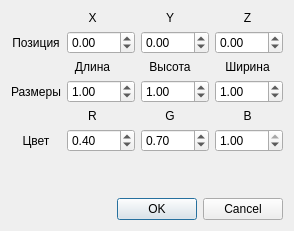
<?xml version="1.0" encoding="UTF-8"?>
<ui version="4.0">
 <class>AddBoxDialog</class>
 <widget class="QDialog" name="AddBoxDialog">
  <property name="geometry">
   <rect>
    <x>0</x>
    <y>0</y>
    <width>270</width>
    <height>194</height>
   </rect>
  </property>
  <property name="sizePolicy">
   <sizepolicy hsizetype="Minimum" vsizetype="Maximum">
    <horstretch>0</horstretch>
    <verstretch>0</verstretch>
   </sizepolicy>
  </property>
  <property name="maximumSize">
   <size>
    <width>270</width>
    <height>194</height>
   </size>
  </property>
  <property name="windowTitle">
   <string>Dialog</string>
  </property>
  <layout class="QVBoxLayout" name="verticalLayout_2">
   <property name="sizeConstraint">
    <enum>QLayout::SetFixedSize</enum>
   </property>
   <item>
    <layout class="QHBoxLayout" name="horizontalLayout">
     <property name="sizeConstraint">
      <enum>QLayout::SetMaximumSize</enum>
     </property>
     <item>
      <widget class="QLabel" name="label_9">
       <property name="sizePolicy">
        <sizepolicy hsizetype="Fixed" vsizetype="Fixed">
         <horstretch>0</horstretch>
         <verstretch>0</verstretch>
        </sizepolicy>
       </property>
       <property name="minimumSize">
        <size>
         <width>40</width>
         <height>0</height>
        </size>
       </property>
       <property name="text">
        <string/>
       </property>
      </widget>
     </item>
     <item>
      <widget class="QLabel" name="label_4">
       <property name="text">
        <string>X</string>
       </property>
       <property name="alignment">
        <set>Qt::AlignCenter</set>
       </property>
      </widget>
     </item>
     <item>
      <widget class="QLabel" name="label_3">
       <property name="text">
        <string>Y</string>
       </property>
       <property name="alignment">
        <set>Qt::AlignCenter</set>
       </property>
      </widget>
     </item>
     <item>
      <widget class="QLabel" name="label">
       <property name="text">
        <string>Z</string>
       </property>
       <property name="alignment">
        <set>Qt::AlignCenter</set>
       </property>
      </widget>
     </item>
    </layout>
   </item>
   <item>
    <layout class="QHBoxLayout" name="horizontalLayout_4">
     <property name="sizeConstraint">
      <enum>QLayout::SetMaximumSize</enum>
     </property>
     <item>
      <widget class="QLabel" name="label_7">
       <property name="text">
        <string>Позиция</string>
       </property>
       <property name="alignment">
        <set>Qt::AlignCenter</set>
       </property>
      </widget>
     </item>
     <item>
      <widget class="QDoubleSpinBox" name="x_SpinBox">
       <property name="minimum">
        <double>-100.000000000000000</double>
       </property>
       <property name="singleStep">
        <double>0.100000000000000</double>
       </property>
      </widget>
     </item>
     <item>
      <widget class="QDoubleSpinBox" name="y_SpinBox">
       <property name="minimum">
        <double>-100.000000000000000</double>
       </property>
       <property name="singleStep">
        <double>0.100000000000000</double>
       </property>
      </widget>
     </item>
     <item>
      <widget class="QDoubleSpinBox" name="z_SpinBox">
       <property name="minimum">
        <double>-100.000000000000000</double>
       </property>
       <property name="singleStep">
        <double>0.100000000000000</double>
       </property>
      </widget>
     </item>
    </layout>
   </item>
   <item>
    <layout class="QHBoxLayout" name="horizontalLayout_2">
     <property name="sizeConstraint">
      <enum>QLayout::SetMaximumSize</enum>
     </property>
     <item>
      <widget class="QLabel" name="label_10">
       <property name="sizePolicy">
        <sizepolicy hsizetype="Fixed" vsizetype="Fixed">
         <horstretch>0</horstretch>
         <verstretch>0</verstretch>
        </sizepolicy>
       </property>
       <property name="minimumSize">
        <size>
         <width>40</width>
         <height>0</height>
        </size>
       </property>
       <property name="text">
        <string/>
       </property>
      </widget>
     </item>
     <item>
      <widget class="QLabel" name="label_2">
       <property name="text">
        <string>Длина</string>
       </property>
       <property name="alignment">
        <set>Qt::AlignCenter</set>
       </property>
      </widget>
     </item>
     <item>
      <widget class="QLabel" name="label_5">
       <property name="text">
        <string>Высота</string>
       </property>
       <property name="alignment">
        <set>Qt::AlignCenter</set>
       </property>
      </widget>
     </item>
     <item>
      <widget class="QLabel" name="label_6">
       <property name="text">
        <string>Ширина</string>
       </property>
       <property name="alignment">
        <set>Qt::AlignCenter</set>
       </property>
      </widget>
     </item>
    </layout>
   </item>
   <item>
    <layout class="QHBoxLayout" name="horizontalLayout_3">
     <property name="sizeConstraint">
      <enum>QLayout::SetMaximumSize</enum>
     </property>
     <item>
      <widget class="QLabel" name="label_8">
       <property name="text">
        <string>Размеры</string>
       </property>
       <property name="alignment">
        <set>Qt::AlignCenter</set>
       </property>
      </widget>
     </item>
     <item>
      <widget class="QDoubleSpinBox" name="l_SpinBox">
       <property name="minimum">
        <double>-100.000000000000000</double>
       </property>
       <property name="singleStep">
        <double>0.100000000000000</double>
       </property>
       <property name="value">
        <double>1.000000000000000</double>
       </property>
      </widget>
     </item>
     <item>
      <widget class="QDoubleSpinBox" name="h_SpinBox">
       <property name="minimum">
        <double>-100.000000000000000</double>
       </property>
       <property name="singleStep">
        <double>0.100000000000000</double>
       </property>
       <property name="value">
        <double>1.000000000000000</double>
       </property>
      </widget>
     </item>
     <item>
      <widget class="QDoubleSpinBox" name="w_SpinBox">
       <property name="minimum">
        <double>-100.000000000000000</double>
       </property>
       <property name="singleStep">
        <double>0.100000000000000</double>
       </property>
       <property name="value">
        <double>1.000000000000000</double>
       </property>
      </widget>
     </item>
    </layout>
   </item>
   <item>
    <layout class="QHBoxLayout" name="horizontalLayout_5">
     <property name="sizeConstraint">
      <enum>QLayout::SetMaximumSize</enum>
     </property>
     <item>
      <widget class="QLabel" name="label_14">
       <property name="sizePolicy">
        <sizepolicy hsizetype="Fixed" vsizetype="Preferred">
         <horstretch>0</horstretch>
         <verstretch>0</verstretch>
        </sizepolicy>
       </property>
       <property name="minimumSize">
        <size>
         <width>40</width>
         <height>0</height>
        </size>
       </property>
       <property name="text">
        <string/>
       </property>
      </widget>
     </item>
     <item>
      <widget class="QLabel" name="label_13">
       <property name="text">
        <string>R</string>
       </property>
       <property name="alignment">
        <set>Qt::AlignCenter</set>
       </property>
      </widget>
     </item>
     <item>
      <widget class="QLabel" name="label_12">
       <property name="text">
        <string>G</string>
       </property>
       <property name="alignment">
        <set>Qt::AlignCenter</set>
       </property>
      </widget>
     </item>
     <item>
      <widget class="QLabel" name="label_11">
       <property name="text">
        <string>B</string>
       </property>
       <property name="alignment">
        <set>Qt::AlignCenter</set>
       </property>
      </widget>
     </item>
    </layout>
   </item>
   <item>
    <layout class="QHBoxLayout" name="horizontalLayout_6">
     <property name="sizeConstraint">
      <enum>QLayout::SetMaximumSize</enum>
     </property>
     <item>
      <widget class="QLabel" name="label_15">
       <property name="text">
        <string>Цвет</string>
       </property>
       <property name="alignment">
        <set>Qt::AlignCenter</set>
       </property>
      </widget>
     </item>
     <item>
      <widget class="QDoubleSpinBox" name="R_SpinBox">
       <property name="minimum">
        <double>-100.000000000000000</double>
       </property>
       <property name="maximum">
        <double>1.000000000000000</double>
       </property>
       <property name="singleStep">
        <double>0.010000000000000</double>
       </property>
       <property name="value">
        <double>0.400000000000000</double>
       </property>
      </widget>
     </item>
     <item>
      <widget class="QDoubleSpinBox" name="G_SpinBox">
       <property name="minimum">
        <double>-100.000000000000000</double>
       </property>
       <property name="maximum">
        <double>1.000000000000000</double>
       </property>
       <property name="singleStep">
        <double>0.010000000000000</double>
       </property>
       <property name="value">
        <double>0.700000000000000</double>
       </property>
      </widget>
     </item>
     <item>
      <widget class="QDoubleSpinBox" name="B_SpinBox">
       <property name="minimum">
        <double>-100.000000000000000</double>
       </property>
       <property name="maximum">
        <double>1.000000000000000</double>
       </property>
       <property name="singleStep">
        <double>0.010000000000000</double>
       </property>
       <property name="value">
        <double>1.000000000000000</double>
       </property>
      </widget>
     </item>
    </layout>
   </item>
   <item>
    <spacer name="verticalSpacer">
     <property name="orientation">
      <enum>Qt::Vertical</enum>
     </property>
     <property name="sizeHint" stdset="0">
      <size>
       <width>20</width>
       <height>40</height>
      </size>
     </property>
    </spacer>
   </item>
   <item>
    <widget class="QDialogButtonBox" name="buttonBox">
     <property name="orientation">
      <enum>Qt::Horizontal</enum>
     </property>
     <property name="standardButtons">
      <set>QDialogButtonBox::Cancel|QDialogButtonBox::Ok</set>
     </property>
    </widget>
   </item>
  </layout>
 </widget>
 <resources/>
 <connections>
  <connection>
   <sender>buttonBox</sender>
   <signal>accepted()</signal>
   <receiver>AddBoxDialog</receiver>
   <slot>accept()</slot>
   <hints>
    <hint type="sourcelabel">
     <x>248</x>
     <y>254</y>
    </hint>
    <hint type="destinationlabel">
     <x>157</x>
     <y>274</y>
    </hint>
   </hints>
  </connection>
  <connection>
   <sender>buttonBox</sender>
   <signal>rejected()</signal>
   <receiver>AddBoxDialog</receiver>
   <slot>reject()</slot>
   <hints>
    <hint type="sourcelabel">
     <x>316</x>
     <y>260</y>
    </hint>
    <hint type="destinationlabel">
     <x>286</x>
     <y>274</y>
    </hint>
   </hints>
  </connection>
 </connections>
</ui>
